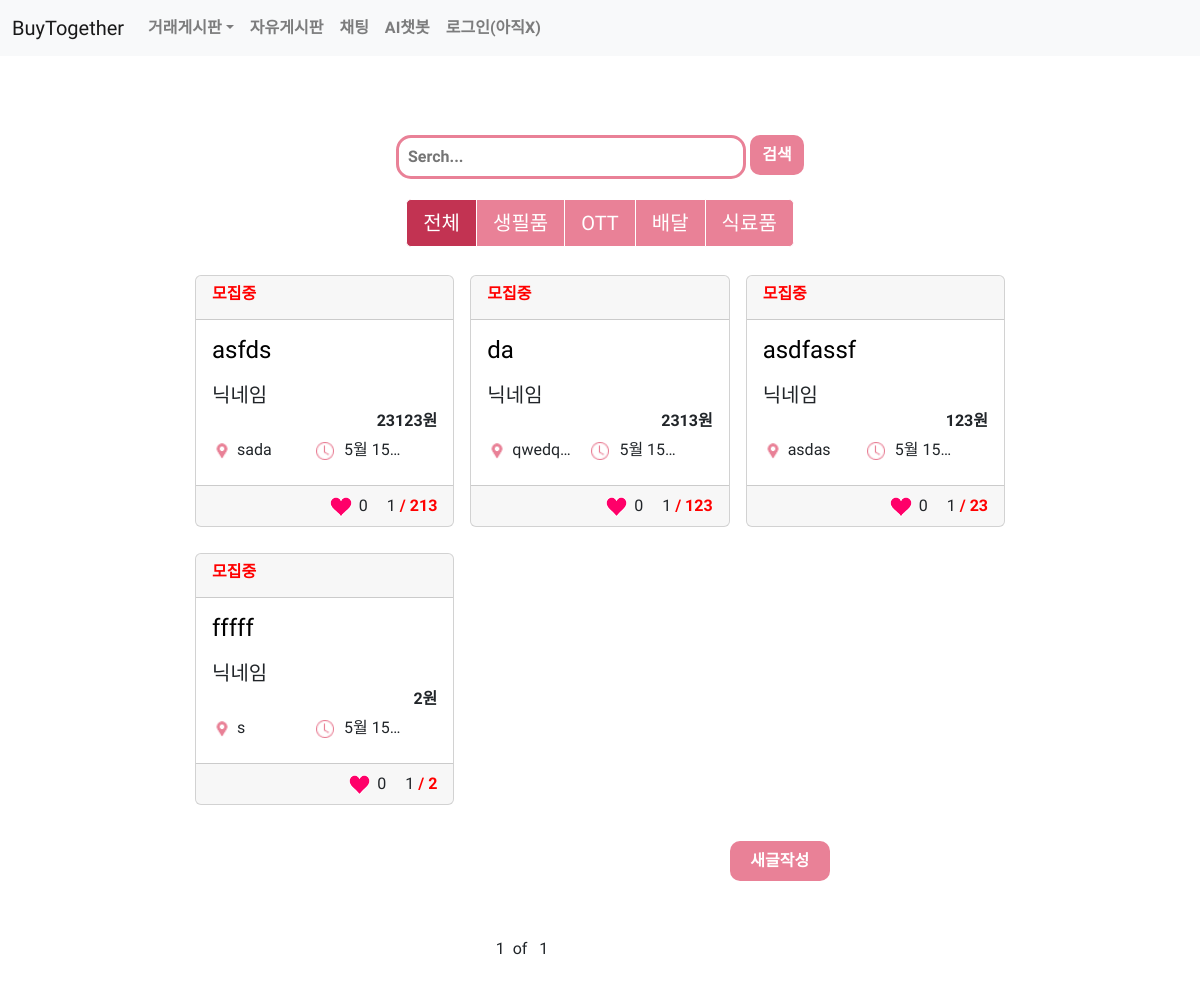
The page /purhome on the database its author committed.
### purbd/models.py (models this page shows, shortened)
class Pur(models.Model):
    CATEGORY_CHOICES = [(0,'식재료'),(1,'생필품'),(2,'OTT'),(3,'배달')]
    title = models.CharField(max_length=200)
    body = models.TextField(blank=False,
                                 null=False,)
    writeDate = models.DateTimeField(auto_now_add=True)
    date = models.DateTimeField(blank=False,
                                 null=False,)
    category = models.IntegerField(choices=CATEGORY_CHOICES,
                                 blank=False,
                                 null=False,
                                 default=0)
    wpeople = models.IntegerField(blank=False,
                                 null=False,)
    people = models.IntegerField(null=True,default=1)
    price = models.IntegerField(blank=False,
                                 null=False,)
    location=models.CharField(max_length=300)
    photo = models.ImageField(blank=True,null=True,upload_to='pur_photo')
    good = models.IntegerField(null=True,default=0)

### purbd/views.py (the view)
# urls.py: path('purhome',views.phome, name='purhome'),
def phome(request):
    purchase = Pur.objects
    post_list = purchase.all().order_by('-id') #최신순 나열
    paginator = Paginator(post_list, 9) # 6개씩 잘라내기
    page = request.GET.get('page') # 페이지 번호 알아오기
    posts = paginator.get_page(page) # 페이지 번호 인자로 넘겨주기
    return render(request,'purbd/home.html',{'purchase':purchase, 'posts':posts})

### templates/purbd/home.html (shortened to what this page needs)
<link rel="stylesheet" href="https://stackpath.bootstrapcdn.com/bootstrap/4.3.1/css/bootstrap.min.css">
{% extends 'nav.html' %}
{% load static %}
{% block content %}
<div class="container">
    <div class="row purbd_home_div_search" >
        <div class="col-12">
            <span class='pink_window'>
                <input type='text' class='input_text' placeholder="Serch..." onfocus="this.placeholder=''" onblur="this.placeholder='Serch...'"/>
            </span>
            <button type='submit' class='sch_smit'>검색</button>
        </div>
      </div>
      <div class = "row purbd_home_div_category ">
        <div class = "col-12">
              <div class="btn-group btn-group-lg">
                <a href="/purhome" class="btn  catBtn-active" aria-current="page">전체</a>
                <a href="{% url 'category' 'necessity' %}" class="btn catBtn">생필품</a>
                <a href="{% url 'category' 'ott' %}" class="btn catBtn">OTT</a>
                <a href="{% url 'category' 'delivery' %}" class="btn catBtn">배달</a>
                <a href="{% url 'category' 'food' %}" class="btn catBtn">식료품</a>
              </div>
      </div>
      </div>
      <div class="row">
        {% for post in posts %}
        <div class="col-sm-6 col-md-4 p-2 position-relative">
            <div class="card" style="margin-top: 10px;">
              <div class="card-header">
                <h6 style="color: red;"><b>모집중</b></h6>
              </div>
                <div class="card-body">
                  <h4 class="card-title purbd_home_title"><a href="{% url 'detail' post.id %}" class="stretched-link" style=" text-decoration : none; color : black;">{{post.title}}</a></h4>
                  <h5 class="card-subtitle mb-2 " style="text-align:left; margin-top: 10px; ">닉네임</h5>
                  <h6 class="card-subtitle mb-2" style="text-align:right"><b>{{post.price}}원</b></h6>
                  <div class="purbd_home_location" ><img src="{%static 'images/location.png' %}" style="padding-right: 5px;  height: 20px; ">{{post.location}}</div>
                  <div  class="purbd_home_meetTime"> <img src="{%static 'images/clock.png' %}" style="padding-right: 10px; height: 18px;">5월 15일 13:00</div>
                </div>
                <div class="card-footer">
                    <div style = "text-align: right;">
                          <span style="margin-right: 15px;"><img src="{%static 'images/heart.png' %}" style="padding-right: 3px;  height: 20px; "> {{post.good}}  </span>
                          {{post.people}}<span style="color: red "><b> / {{post.wpeople}}</span></b>
                    </div>
                </div>
          </div>
        </div>
        {% endfor %}
        <div class="row justify-content-end ">
            <div class="col-sm-6 col-md-4 p-2 purbd_home_div">
                <button type="button" onClick="location.href='create'" class='new_post_button'>새글작성</button>
            </div>
        </div>
        <div class="row justify-content-center">
            <div class="col-sm-6 col-md-3 p-2 purbd_home_div">
            <span>{{posts.number}}</span>&nbsp
            <span> of </span>&nbsp
            <span>{{posts.paginator.num_pages}}</span>&nbsp&nbsp
            </div>
        </div>
    {% endblock %}

### static/style.css (style rules this page uses)
.container { width: 900px; padding: 49px; margin-left: auto; margin-right: auto; }
.nav_body { font-family: 'Gowun Dodum', sans-serif; }
.purbd_home_div_search { margin-top:20px; padding-top: 10px; padding-bottom: 10px; text-align : center; }
.purbd_home_div { margin-top:20px; margin-bottom:20px; padding-top: 10px; padding-bottom: 10px; }
.purbd_home_title { display: inline-block; width: 80%; margin-right: 10px; white-space: nowrap; overflow: hidden; text-overflow: ellipsis; }
.purbd_home_location { display: inline-block; width: 40%; margin-right: 10px; white-space: nowrap; overflow: hidden; text-overflow: ellipsis; }
.purbd_home_meetTime { display: inline-block; width: 40%; white-space: nowrap; overflow: hidden; text-overflow: ellipsis; }
.pink_window { display: inline-block; width: 350px; border: 3px solid #E98197; border-radius: 15px; }
.input_text { width: calc( 100% - 14px ); margin: 6px 7px; border: 0; font-weight: bold; font-size: 16px; outline: none; }
.sch_smit { width: 54px; height: 40px; margin: 0; border: 0; vertical-align: top; background: #E98197; color: white; font-weight: bold; border-radius: 10px; cursor: pointer; }
.new_post_button { width: 100px; height: 40px; margin: 0; border: 0; vertical-align: top; background: #E98197; color: white; font-weight: bold; border-radius: 10px; cursor: pointer; }
.purbd_home_div_category { padding-top: 10px; padding-bottom: 10px; text-align: center; }
.catBtn { background: #E98197; border-color: white; color : white; }
.catBtn-active { background: #c23352; color: white; border-color: white; }

### rows shown on the page
Pur: title "asfds", price "23123", location "sada", good "0", people "1", wpeople "213"
Pur: title "da", price "2313", location "qwedq…", good "0", people "1", wpeople "123"
Pur: title "asdfassf", price "123", location "asdas", good "0", people "1", wpeople "23"
Pur: title "fffff", price "2", location "s", good "0", people "1", wpeople "2"

### other values the page prints
{{ posts.number }} "1"
{{ posts.paginator.num_pages }} "1"
